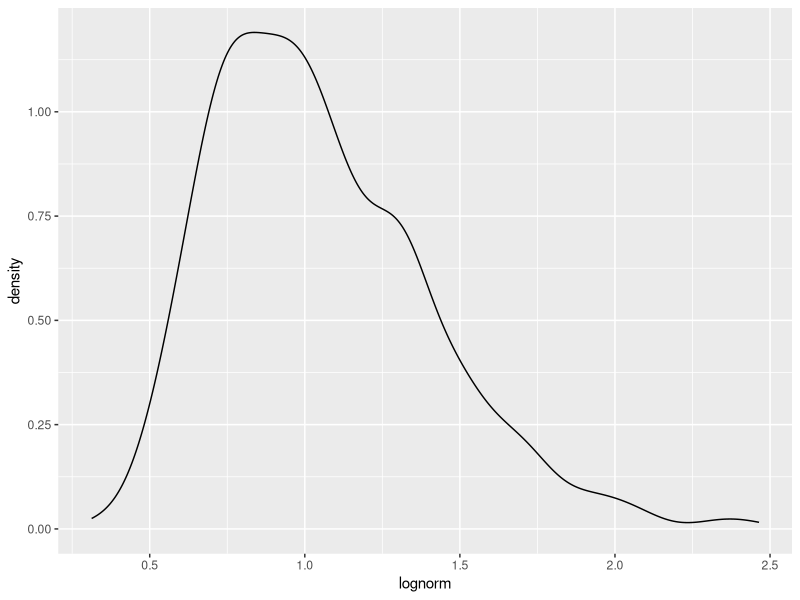
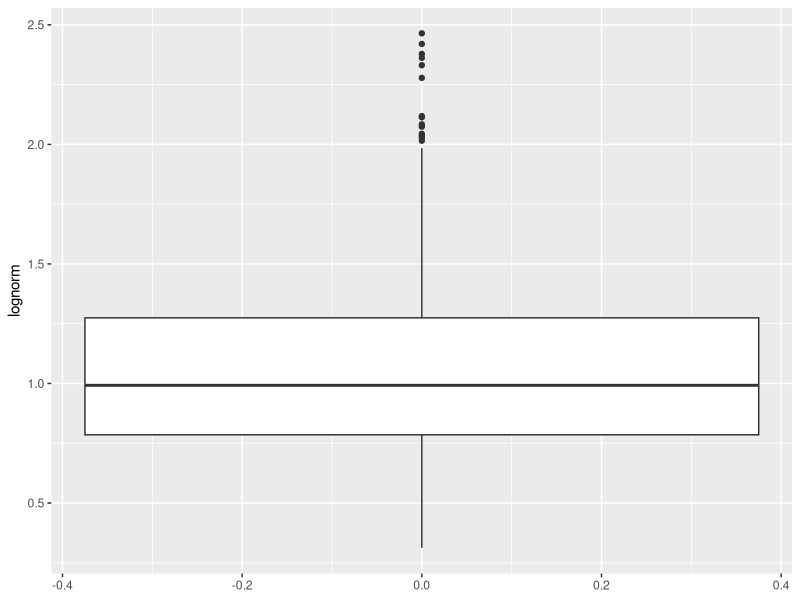
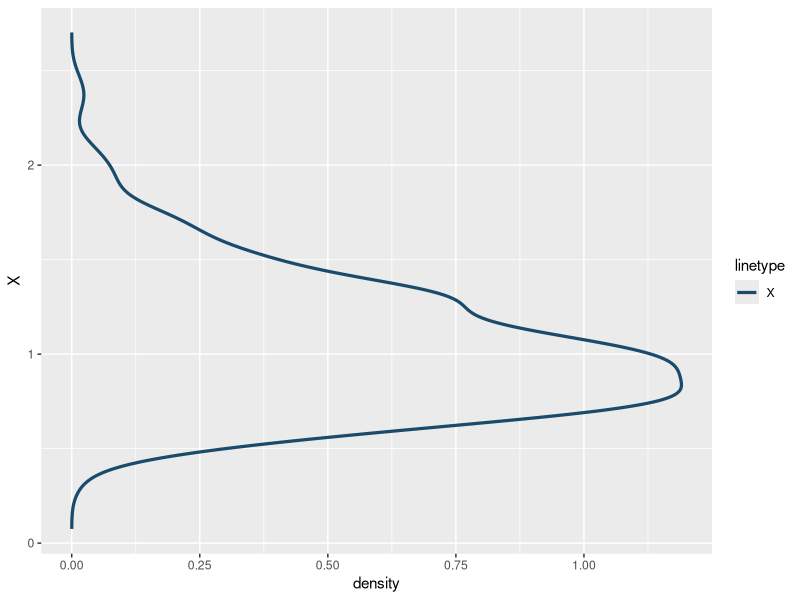
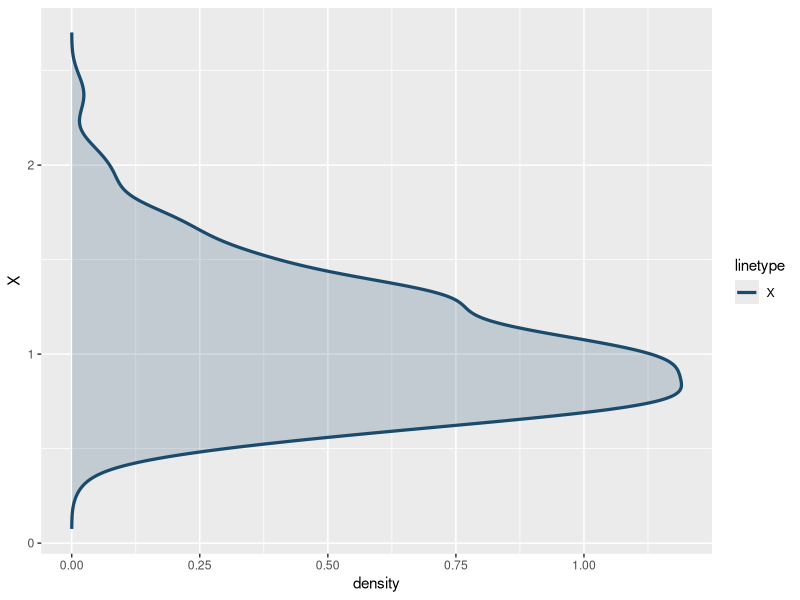
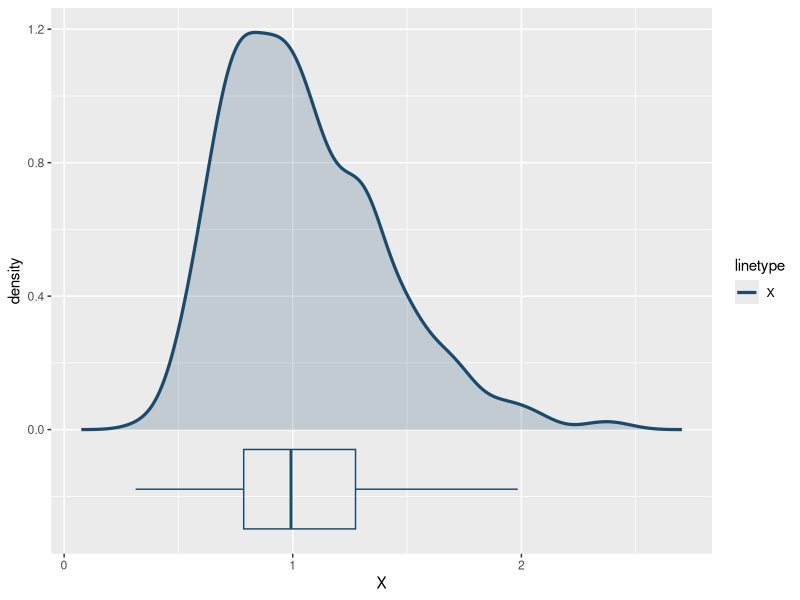
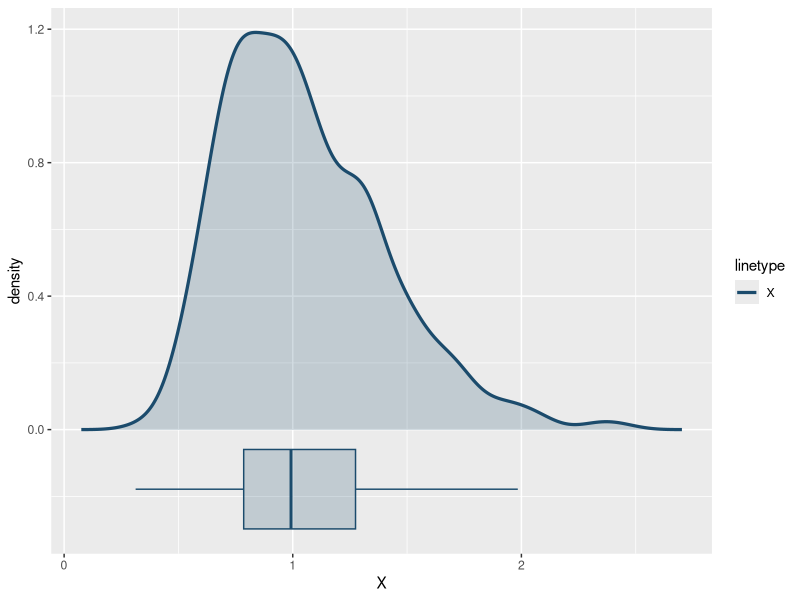
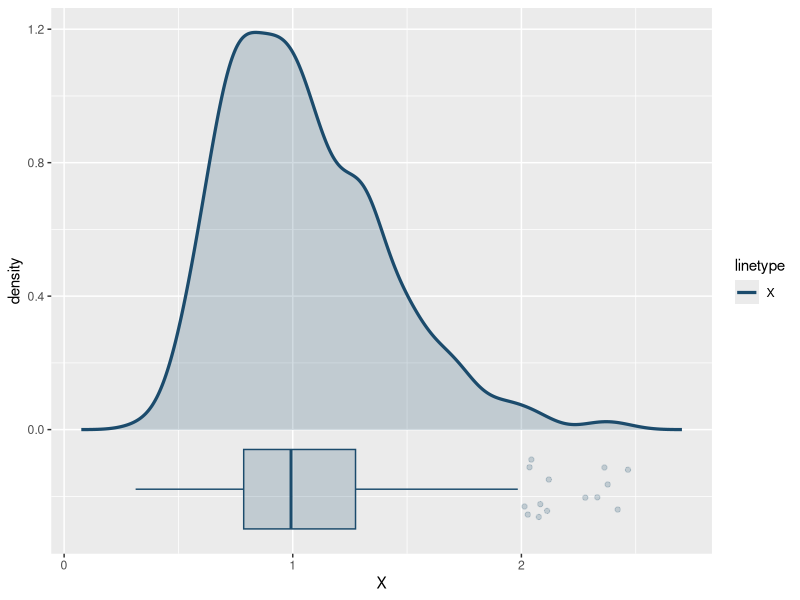
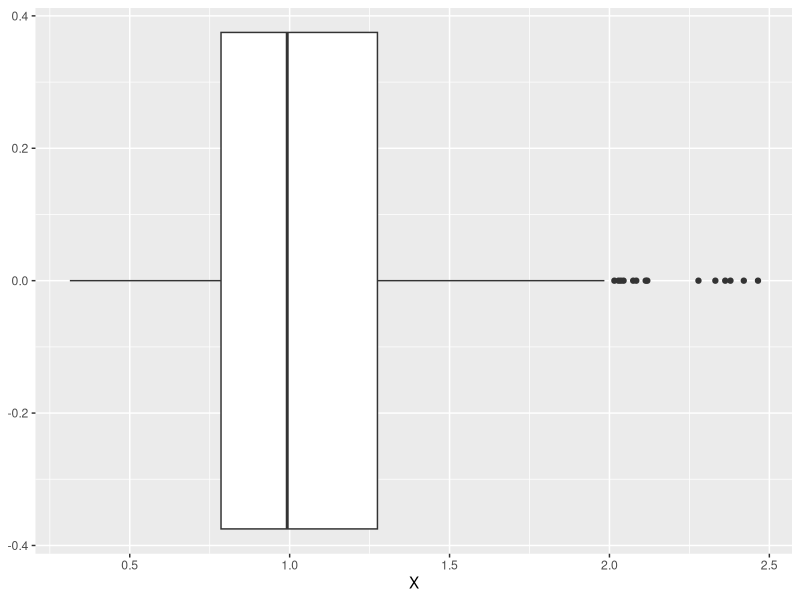

The R script that drew these images, in order:
## ---- chunk 1
knitr::opts_chunk$set(echo = TRUE, collapse = TRUE, fig.path = "assets/img/")
## ---- chunk 2
library(ggplot2)
## ---- chunk 3
lognorm <- 1.36^rnorm(1000)
## ---- chunk 4
ggplot() + geom_density(aes(x = lognorm))
ggplot() + geom_boxplot(aes(y = lognorm))
## ---- chunk 5
X <- na.omit(lognorm)

dens <- density(X)
ddf <- data.frame(
  X = dens$x,
  density = dens$y
)
## ---- chunk 6
d <- geom_path(
  data = ddf,
  aes(x = density, y = X, color = "X", linetype = "X"),
  color = "#1b4b6c",
  size = 1.1
)

ggplot() + d
## ---- chunk 7
df <- geom_polygon(
  data = ddf,
  aes(x = density, y = X),
  fill = "#1b4b6c",
  color = NA,
  alpha = 0.2
)

ggplot() + df + d
## ---- chunk 8
fence_coef <- 1.5

b <- stat_boxplot(
  data = NULL,
  aes(y = X),
  coef = fence_coef,
  fill = NA,
  color = "#1b4b6c",
  outlier.shape = NA,
  width = .2 * max(ddf$density),
  position = position_nudge(x = -0.15 * max(ddf$density))
)

ggplot() + df + d + b + coord_flip()
## ---- chunk 9
bf <- annotate(
  geom = "rect",
  xmin = -.05 * max(ddf$density),
  xmax = -.25 * max(ddf$density),
  ymin = quantile(X, 0.25),
  ymax = quantile(X, 0.75),
  color = NA,
  fill = "#1b4b6c",
  alpha = 0.2,
)

ggplot() + df + d + bf + b + coord_flip()
## ---- chunk 10
iqr <- IQR(X)
outliers <- X[X < (quantile(X, 0.25) - fence_coef * iqr) |
              X > (quantile(X, 0.75) + fence_coef * iqr)]
## ---- chunk 11
o <-  geom_point(
  aes(y = outliers, x = -0.15 * max(ddf$density)),
  color = "#1b4b6c",
  alpha = 0.2,
  position = position_jitter(width = .075 * max(ddf$density))
)

ggplot() + df + d + bf + b + {if (length(outliers) > 0) o} + coord_flip()
## ---- chunk 12
ggplot() + geom_boxplot(aes(y = X)) + coord_flip()
## ---- chunk 13
# scales, combined by blank name argument.
sc <- scale_color_manual(name = "", values = "#1b4b6c")
sl <- scale_linetype_manual(name = "", values = "solid")

# theme elements
t <- theme_minimal() +
  theme(
    axis.title = element_blank(),
    axis.text.y = element_blank(),
    panel.grid.major.y = element_blank(),
    panel.grid.minor.y = element_blank(),
    panel.grid.minor.x = element_blank(),
    legend.position = "bottom"
  )

ggplot() + df + d + bf + b + {if (length(outliers) > 0) o} + 
  sc + sl + t + coord_flip()
## ---- chunk 14
norm_x <- seq(-3.1, 3.1, length.out = 512) * sd(X) + mean(X)
norm_y <- dnorm(norm_x, mean(X), sd(X))
ndf <- data.frame(
  x = norm_x,
  density = norm_y
)
## ---- chunk 15
n <- geom_path(
  data = ndf,
  aes(x = density, y = x,
      color = "Comparison Normal Distribution",
      linetype = "Comparison Normal Distribution"),
  size = 1.1
)

sc <- scale_color_manual(
  name = "",
  values = c("X" = "#1b4b6c",
             "Comparison Normal Distribution" = "#ff6f00")

)

sl <- scale_linetype_manual(
  name = "",
  values = c("X" = "solid",
             "Comparison Normal Distribution" = "twodash")

)

ggplot() + df + d + bf + b + {if (length(outliers) > 0) o} + 
  n + sc + sl + t + coord_flip()
## ---- chunk 16
# log transform X
logX <- log(X)

# density data frame
dens <- density(logX)
ddf <- data.frame(
  logX = dens$x,
  density = dens$y
)

# density line plot
d <- geom_path(
  data = ddf,
  aes(x = density, y = logX, color = "log(X)", linetype = "log(X)"),
  size = 1.1
)

# density fill
df <- geom_polygon(
  data = ddf,
  aes(x = density, y = logX),
  fill = "#1b4b6c",
  color = NA,
  alpha = 0.2
)

# define fence coefficient, using the standard 1.5
fence_coef <- 1.5

# box plot
b <- stat_boxplot(
  data = NULL,
  aes(y = logX),
  coef = fence_coef,
  fill = NA,
  color = "#1b4b6c",
  outlier.shape = NA,
  width = .2 * max(ddf$density),
  position = position_nudge(x = -0.15 * max(ddf$density))
)

# box plot fill
bf <- annotate(
  geom = "rect",
  xmin = -.05 * max(ddf$density),
  xmax = -.25 * max(ddf$density),
  ymin = quantile(logX, 0.25),
  ymax = quantile(logX, 0.75),
  color = NA,
  fill = "#1b4b6c",
  alpha = 0.2,
)

# define outliers
iqr <- IQR(logX)
outliers <- logX[logX < (quantile(logX, 0.25) - fence_coef * iqr) |
                 logX > (quantile(logX, 0.75) + fence_coef * iqr)]

# outliers plot
o <-  geom_point(
  aes(y = outliers, x = -0.15 * max(ddf$density)),
  color = "#1b4b6c",
  alpha = 0.2,
  position = position_jitter(width = .075 * max(ddf$density))
)

# comparison normal distribution
norm_x <- seq(-3.1, 3.1, length.out = 512) * sd(logX) + mean(logX)
norm_y <- dnorm(norm_x, mean(logX), sd(logX))
ndf <- data.frame(
  logX = norm_x,
  density = norm_y
)

# comparison normal density plot
n <- geom_path(
  data = ndf,
  aes(x = density, y = logX,
      color = "Comparison Normal Distribution",
      linetype = "Comparison Normal Distribution"),
  size = 1.1
)


# color scale
sc <- scale_color_manual(
  name = "",
  values = c("log(X)" = "#1b4b6c",
             "Comparison Normal Distribution" = "#ff6f00")

)

# linetype scale
sl <- scale_linetype_manual(
  name = "",
  values = c("log(X)" = "solid",
             "Comparison Normal Distribution" = "twodash")

)

# theme
t <- theme_minimal() +
  theme(
    axis.title = element_blank(),
    axis.text.y = element_blank(),
    panel.grid.major.y = element_blank(),
    panel.grid.minor.y = element_blank(),
    panel.grid.minor.x = element_blank(),
    legend.position = "bottom"
  )

# PLOT!
ggplot() + df + d + bf + b + {if (length(outliers) > 0) o} + 
  n + sc + sl + t + coord_flip()


